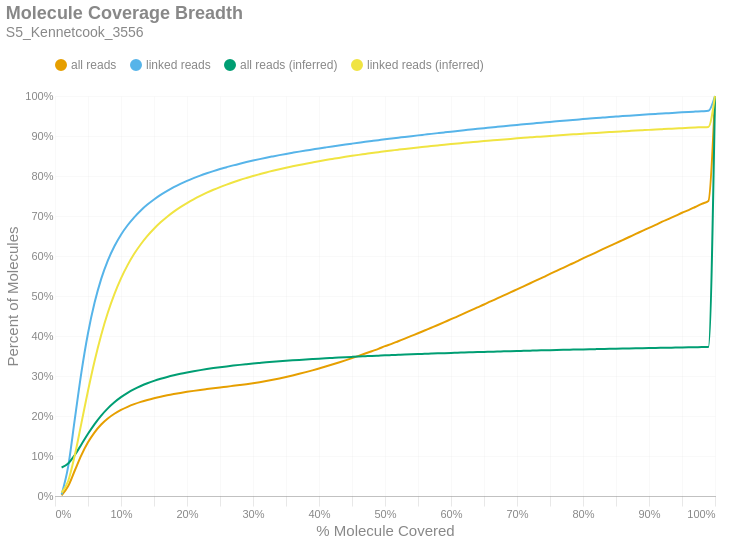

Here is the notebook cell this chart was saved with:
### Markdown cell above
### Molecule Read Coverage
This chart shows molecule coverage breadth as computed by the number of bases aligned to that molecule. In other words, "*how much of each unique long molecule is actually sequenced/aligned?*" Keep in mind there is a distinction between sequences and alignments, since some sequences belonging to a particular molecule may not align well and wouldn't appear in the alignment data. This chart also shows molecule coverage breadth as computed by the *inferred fragment* from which the aligned sequences originate. Unlike read coverage, this calculation takes into account the total insert size, including unsequenced gaps between the forward and reverse reads. Like the previous figures, these are cumulative percents.

### Code cell
if SKIPLR:
    print_html(f"Skipped")
else:
    binned_df = consolidated_hist(valids['coverage_bp'], mask, 0.01, True)
    binned_df_inf = consolidated_hist(valids['coverage_inserts'], mask, 0.01, True)
    binned_df = binned_df.with_columns(pl.lit(binned_df_inf['all reads (cumsum)']).alias('all reads (inferred)'))
    binned_df = binned_df.with_columns(pl.lit(binned_df_inf['linked reads (cumsum)']).alias('linked reads (inferred)'))
    binned_df = binned_df.with_columns(
        (pl.col('bin').cast(pl.Float64) + 0.01).alias('right_edge')
    )

    with SafeRender(binned_df):
        (
            density_plot(binned_df, 'Molecule Coverage Breadth', samplename, 'molcov', ['all reads (inferred)','linked reads (inferred)'])
            .encode(
                #x=alt.X('bin:Q', title="% Molecule Covered").axis(format = '%').scale(padding=0),
                x=alt.X('right_edge:Q', title="% Molecule Covered").axis(format='%').scale(padding=0),
                y=alt.Y('value:Q', title='Percent of Molecules')
                    .axis(format='%')
                    .stack(False)
                    .scale(domainMin=0, padding=0),
                color=alt.Color("key:N").scale(domain = ["all reads", "linked reads", "all reads (inferred)", "linked reads (inferred)"]),
                tooltip = [
                    alt.Tooltip("key:N", title = "Data Type"),
                    alt.Tooltip("range_label:N", title="% Molecule Covered"),
                    alt.Tooltip("value:Q", format = ".2%", title="% Molecules")
                ]
            )
        ).display()

### Figure 1 — Vega-Lite specification as saved in the notebook (floating-point values rounded to 4 significant figures)
{"width": "container", "height": 400, "config": {"title": {"anchor": "start", "dy": -15, "fontSize": 18, "color": "#888888", "subtitleColor": "#888888", "subtitleFontSize": 14}, "arc": {"fill": "#0072B2"}, "axis": {"domainColor": "#888888", "domainWidth": 0.5, "gridWidth": 0.2, "grid": false, "titleFontWeight": 400, "titleFontSize": 15, "labelFontSize": 11, "labelColor": "#888888", "tickColor": "#888888", "tickWidth": 0.2, "titleColor": "#888888"}, "axisBand": {"grid": false}, "axisX": {"grid": true, "tickSize": 10, "domainCap": "round"}, "axisY": {"domain": false, "grid": true, "tickSize": 0, "domainCap": "round"}, "background": "transparent", "header": {"labelFontSize": 15, "labelColor": "#888888", "titleFontSize": 15, "titleFontWeight": 600, "titleColor": "#888888"}, "legend": {"labelFont": "sans-serif", "labelFontSize": 12, "labelColor": "#888888", "symbolSize": 100, "symbolType": "circle", "titleFontSize": 12, "titlePadding": 10, "titleColor": "#888888", "title": null, "orient": "top"}, "range": {"category": ["#E69F00", "#56B4E9", "#009E73", "#F0E442", "#0072B2", "#D55E00", "#CC79A7", "#000000"], "diverging": ["#cfe8f3", "#a2d4ec", "#73bfe2", "#46abdb", "#1696d2", "#12719e"]}, "area": {"fill": "#0072B2", "fillOpacity": 0.7, "line": true, "strokeOpacity": 0.7}, "line": {"color": "#0072B2", "stroke": "#0072B2", "strokeWidth": 2}, "trail": {"color": "#0072B2", "stroke": "#0072B2", "strokeWidth": 0, "size": 1}, "point": {"filled": true, "fillOpacity": 1.0, "size": 95}, "text": {"color": "#888888", "fontSize": 11, "align": "right", "fontWeight": 400, "size": 11}, "bar": {"fill": "#0072B2", "stroke": null}, "view": {"stroke": null, "continuousWidth": 660, "continuousHeight": 400}}, "data": {"name": "data-be7d8dda25db86a254b80f36800e829c"}, "mark": {"type": "line", "interpolate": "monotone", "point": {"opacity": 0, "size": 275}}, "encoding": {"color": {"field": "key", "scale": {"domain": ["all reads", "linked reads", "all reads (inferred)", "linked reads (inferred)"]}, "type": "nominal"}, "tooltip": [{"field": "key", "title": "Data Type", "type": "nominal"}, {"field": "range_label", "title": "% Molecule Covered", "type": "nominal"}, {"field": "value", "format": ".2%", "title": "% Molecules", "type": "quantitative"}], "x": {"axis": {"format": "%"}, "field": "right_edge", "scale": {"padding": 0}, "title": "% Molecule Covered", "type": "quantitative"}, "y": {"axis": {"format": "%"}, "field": "value", "scale": {"domainMin": 0, "padding": 0}, "stack": false, "title": "Percent of Molecules", "type": "quantitative"}}, "params": [{"name": "param_c36ac31b6afebe62", "select": {"type": "point", "fields": ["key"]}, "bind": "legend"}], "title": {"text": "Molecule Coverage Breadth", "subtitle": "S5_Kennetcook_3556"}, "transform": [{"fold": ["all reads (cumsum)", "linked reads (cumsum)", "all reads (inferred)", "linked reads (inferred)"]}, {"calculate": "replace(datum.key, ' (cumsum)', '')", "as": "key"}, {"filter": {"param": "param_c36ac31b6afebe62"}}], "usermeta": {"embedOptions": {"downloadFileName": "S5_Kennetcook_3556.molcov"}}, "$schema": "https://vega.github.io/schema/vega-lite/v6.1.0.json", "datasets": {"data-be7d8dda25db86a254b80f36800e829c": [{"bin": "0.0", "interval": "0.0-0.01", "all reads": 0.001516, "linked reads": 0.003926, "all reads (cumsum)": 0.001516, "linked reads (cumsum)": 0.003926, "range_label": "0.0-0.01", "all reads (inferred)": 0.07129, "linked reads (inferred)": 0.008593, "right_edge": 0.01}, {"bin": "0.01", "interval": "0.01-0.02", "all reads": 0.0234, "linked reads": 0.07002, "all reads (cumsum)": 0.02491, "linked reads (cumsum)": 0.07394, "range_label": "0.01-0.02", "all reads (inferred)": 0.08126, "linked reads (inferred)": 0.0375, "right_edge": 0.02}, {"bin": "0.02", "interval": "0.02-0.03", "all reads": 0.03881, "linked reads": 0.118, "all reads (cumsum)": 0.06372, "linked reads (cumsum)": 0.192, "range_label": "0.02-0.03", "all reads (inferred)": 0.1026, "linked reads (inferred)": 0.1019, "right_edge": 0.03}, {"bin": "0.03", "interval": "0.03-0.04", "all reads": 0.03846, "linked reads": 0.1172, "all reads (cumsum)": 0.1022, "linked reads (cumsum)": 0.3092, "range_label": "0.03-0.04", "all reads (inferred)": 0.1289, "linked reads (inferred)": 0.1821, "right_edge": 0.04}, {"bin": "0.04", "interval": "0.04-0.05", "all reads": 0.03201, "linked reads": 0.09776, "all reads (cumsum)": 0.1342, "linked reads (cumsum)": 0.407, "range_label": "0.04-0.05", "all reads (inferred)": 0.1555, "linked reads (inferred)": 0.2632, "right_edge": 0.05}, {"bin": "0.05", "interval": "0.05-0.06", "all reads": 0.02509, "linked reads": 0.07652, "all reads (cumsum)": 0.1593, "linked reads (cumsum)": 0.4835, "range_label": "0.05-0.06", "all reads (inferred)": 0.1798, "linked reads (inferred)": 0.3377, "right_edge": 0.06}, {"bin": "0.06", "interval": "0.06-0.07", "all reads": 0.01948, "linked reads": 0.05937, "all reads (cumsum)": 0.1788, "linked reads (cumsum)": 0.5428, "range_label": "0.06-0.07", "all reads (inferred)": 0.201, "linked reads (inferred)": 0.4027, "right_edge": 0.07}, {"bin": "0.07", "interval": "0.07-0.08", "all reads": 0.015, "linked reads": 0.04569, "all reads (cumsum)": 0.1938, "linked reads (cumsum)": 0.5885, "range_label": "0.07-0.08", "all reads (inferred)": 0.2191, "linked reads (inferred)": 0.4581, "right_edge": 0.08}, {"bin": "0.08", "interval": "0.08-0.09", "all reads": 0.01181, "linked reads": 0.03586, "all reads (cumsum)": 0.2056, "linked reads (cumsum)": 0.6244, "range_label": "0.08-0.09", "all reads (inferred)": 0.2343, "linked reads (inferred)": 0.5047, "right_edge": 0.09}, {"bin": "0.09", "interval": "0.09-0.1", "all reads": 0.009553, "linked reads": 0.02892, "all reads (cumsum)": 0.2151, "linked reads (cumsum)": 0.6533, "range_label": "0.09-0.1", "all reads (inferred)": 0.2472, "linked reads (inferred)": 0.5441, "right_edge": 0.1}, {"bin": "0.1", "interval": "0.1-0.11", "all reads": 0.007798, "linked reads": 0.02353, "all reads (cumsum)": 0.2229, "linked reads (cumsum)": 0.6768, "range_label": "0.1-0.11", "all reads (inferred)": 0.258, "linked reads (inferred)": 0.5772, "right_edge": 0.11}, {"bin": "0.11", "interval": "0.11-0.12", "all reads": 0.006604, "linked reads": 0.0199, "all reads (cumsum)": 0.2295, "linked reads (cumsum)": 0.6967, "range_label": "0.11-0.12", "all reads (inferred)": 0.2672, "linked reads (inferred)": 0.6055, "right_edge": 0.12}, {"bin": "0.12", "interval": "0.12-0.13", "all reads": 0.005709, "linked reads": 0.01718, "all reads (cumsum)": 0.2352, "linked reads (cumsum)": 0.7139, "range_label": "0.12-0.13", "all reads (inferred)": 0.2751, "linked reads (inferred)": 0.6294, "right_edge": 0.13}, {"bin": "0.13", "interval": "0.13-0.14", "all reads": 0.004908, "linked reads": 0.01468, "all reads (cumsum)": 0.2402, "linked reads (cumsum)": 0.7286, "range_label": "0.13-0.14", "all reads (inferred)": 0.2819, "linked reads (inferred)": 0.6503, "right_edge": 0.14}, {"bin": "0.14", "interval": "0.14-0.15", "all reads": 0.004282, "linked reads": 0.01276, "all reads (cumsum)": 0.2444, "linked reads (cumsum)": 0.7414, "range_label": "0.14-0.15", "all reads (inferred)": 0.2878, "linked reads (inferred)": 0.6682, "right_edge": 0.15}, {"bin": "0.15", "interval": "0.15-0.16", "all reads": 0.003824, "linked reads": 0.01134, "all reads (cumsum)": 0.2483, "linked reads (cumsum)": 0.7527, "range_label": "0.15-0.16", "all reads (inferred)": 0.293, "linked reads (inferred)": 0.6841, "right_edge": 0.16}, {"bin": "0.16", "interval": "0.16-0.17", "all reads": 0.003444, "linked reads": 0.01014, "all reads (cumsum)": 0.2517, "linked reads (cumsum)": 0.7629, "range_label": "0.16-0.17", "all reads (inferred)": 0.2976, "linked reads (inferred)": 0.6982, "right_edge": 0.17}, {"bin": "0.17", "interval": "0.17-0.18", "all reads": 0.003118, "linked reads": 0.00906, "all reads (cumsum)": 0.2548, "linked reads (cumsum)": 0.7719, "range_label": "0.17-0.18", "all reads (inferred)": 0.3018, "linked reads (inferred)": 0.7109, "right_edge": 0.18}, {"bin": "0.18", "interval": "0.18-0.19", "all reads": 0.002869, "linked reads": 0.008249, "all reads (cumsum)": 0.2577, "linked reads (cumsum)": 0.7802, "range_label": "0.18-0.19", "all reads (inferred)": 0.3055, "linked reads (inferred)": 0.7222, "right_edge": 0.19}, {"bin": "0.19", "interval": "0.19-0.2", "all reads": 0.002672, "linked reads": 0.007553, "all reads (cumsum)": 0.2604, "linked reads (cumsum)": 0.7877, "range_label": "0.19-0.2", "all reads (inferred)": 0.3088, "linked reads (inferred)": 0.7323, "right_edge": 0.2}, {"bin": "0.2", "interval": "0.2-0.21", "all reads": 0.002454, "linked reads": 0.006873, "all reads (cumsum)": 0.2628, "linked reads (cumsum)": 0.7946, "range_label": "0.2-0.21", "all reads (inferred)": 0.3119, "linked reads (inferred)": 0.7417, "right_edge": 0.21}, {"bin": "0.21", "interval": "0.21-0.22", "all reads": 0.002319, "linked reads": 0.00632, "all reads (cumsum)": 0.2651, "linked reads (cumsum)": 0.8009, "range_label": "0.21-0.22", "all reads (inferred)": 0.3147, "linked reads (inferred)": 0.7502, "right_edge": 0.22}, {"bin": "0.22", "interval": "0.22-0.23", "all reads": 0.002179, "linked reads": 0.005822, "all reads (cumsum)": 0.2673, "linked reads (cumsum)": 0.8067, "range_label": "0.22-0.23", "all reads (inferred)": 0.3174, "linked reads (inferred)": 0.7583, "right_edge": 0.23}, {"bin": "0.23", "interval": "0.23-0.24", "all reads": 0.00213, "linked reads": 0.005533, "all reads (cumsum)": 0.2694, "linked reads (cumsum)": 0.8123, "range_label": "0.23-0.24", "all reads (inferred)": 0.3198, "linked reads (inferred)": 0.7656, "right_edge": 0.24}, {"bin": "0.24", "interval": "0.24-0.25", "all reads": 0.002038, "linked reads": 0.005159, "all reads (cumsum)": 0.2715, "linked reads (cumsum)": 0.8174, "range_label": "0.24-0.25", "all reads (inferred)": 0.322, "linked reads (inferred)": 0.7723, "right_edge": 0.25}, {"bin": "0.25", "interval": "0.25-0.26", "all reads": 0.001893, "linked reads": 0.004625, "all reads (cumsum)": 0.2734, "linked reads (cumsum)": 0.822, "range_label": "0.25-0.26", "all reads (inferred)": 0.324, "linked reads (inferred)": 0.7786, "right_edge": 0.26}, {"bin": "0.26", "interval": "0.26-0.27", "all reads": 0.001973, "linked reads": 0.004578, "all reads (cumsum)": 0.2753, "linked reads (cumsum)": 0.8266, "range_label": "0.26-0.27", "all reads (inferred)": 0.326, "linked reads (inferred)": 0.7844, "right_edge": 0.27}, {"bin": "0.27", "interval": "0.27-0.28", "all reads": 0.001975, "linked reads": 0.004229, "all reads (cumsum)": 0.2773, "linked reads (cumsum)": 0.8309, "range_label": "0.27-0.28", "all reads (inferred)": 0.3278, "linked reads (inferred)": 0.79, "right_edge": 0.28}, {"bin": "0.28", "interval": "0.28-0.29", "all reads": 0.002101, "linked reads": 0.003959, "all reads (cumsum)": 0.2794, "linked reads (cumsum)": 0.8348, "range_label": "0.28-0.29", "all reads (inferred)": 0.3295, "linked reads (inferred)": 0.7951, "right_edge": 0.29}, {"bin": "0.29", "interval": "0.29-0.3", "all reads": 0.002367, "linked reads": 0.003772, "all reads (cumsum)": 0.2818, "linked reads (cumsum)": 0.8386, "range_label": "0.29-0.3", "all reads (inferred)": 0.3311, "linked reads (inferred)": 0.7999, "right_edge": 0.3}, {"bin": "0.3", "interval": "0.3-0.31", "all reads": 0.002629, "linked reads": 0.003654, "all reads (cumsum)": 0.2844, "linked reads (cumsum)": 0.8422, "range_label": "0.3-0.31", "all reads (inferred)": 0.3326, "linked reads (inferred)": 0.8045, "right_edge": 0.31}, {"bin": "0.31", "interval": "0.31-0.32", "all reads": 0.002899, "linked reads": 0.003489, "all reads (cumsum)": 0.2873, "linked reads (cumsum)": 0.8457, "range_label": "0.31-0.32", "all reads (inferred)": 0.3341, "linked reads (inferred)": 0.809, "right_edge": 0.32}, {"bin": "0.32", "interval": "0.32-0.33", "all reads": 0.003156, "linked reads": 0.003275, "all reads (cumsum)": 0.2905, "linked reads (cumsum)": 0.849, "range_label": "0.32-0.33", "all reads (inferred)": 0.3354, "linked reads (inferred)": 0.8131, "right_edge": 0.33}, {"bin": "0.33", "interval": "0.33-0.34", "all reads": 0.003384, "linked reads": 0.003202, "all reads (cumsum)": 0.2939, "linked reads (cumsum)": 0.8522, "range_label": "0.33-0.34", "all reads (inferred)": 0.3367, "linked reads (inferred)": 0.817, "right_edge": 0.34}, {"bin": "0.34", "interval": "0.34-0.35", "all reads": 0.003605, "linked reads": 0.003057, "all reads (cumsum)": 0.2975, "linked reads (cumsum)": 0.8553, "range_label": "0.34-0.35", "all reads (inferred)": 0.3379, "linked reads (inferred)": 0.8207, "right_edge": 0.35}, {"bin": "0.35", "interval": "0.35-0.36", "all reads": 0.003874, "linked reads": 0.002877, "all reads (cumsum)": 0.3013, "linked reads (cumsum)": 0.8581, "range_label": "0.35-0.36", "all reads (inferred)": 0.3391, "linked reads (inferred)": 0.8242, "right_edge": 0.36}, {"bin": "0.36", "interval": "0.36-0.37", "all reads": 0.004063, "linked reads": 0.002829, "all reads (cumsum)": 0.3054, "linked reads (cumsum)": 0.861, "range_label": "0.36-0.37", "all reads (inferred)": 0.3402, "linked reads (inferred)": 0.8276, "right_edge": 0.37}, {"bin": "0.37", "interval": "0.37-0.38", "all reads": 0.004255, "linked reads": 0.002699, "all reads (cumsum)": 0.3097, "linked reads (cumsum)": 0.8637, "range_label": "0.37-0.38", "all reads (inferred)": 0.3413, "linked reads (inferred)": 0.8308, "right_edge": 0.38}, {"bin": "0.38", "interval": "0.38-0.39", "all reads": 0.004419, "linked reads": 0.002608, "all reads (cumsum)": 0.3141, "linked reads (cumsum)": 0.8663, "range_label": "0.38-0.39", "all reads (inferred)": 0.3423, "linked reads (inferred)": 0.8339, "right_edge": 0.39}, {"bin": "0.39", "interval": "0.39-0.4", "all reads": 0.004745, "linked reads": 0.002629, "all reads (cumsum)": 0.3188, "linked reads (cumsum)": 0.8689, "range_label": "0.39-0.4", "all reads (inferred)": 0.3434, "linked reads (inferred)": 0.837, "right_edge": 0.4}, {"bin": "0.4", "interval": "0.4-0.41", "all reads": 0.004803, "linked reads": 0.002528, "all reads (cumsum)": 0.3236, "linked reads (cumsum)": 0.8714, "range_label": "0.4-0.41", "all reads (inferred)": 0.3443, "linked reads (inferred)": 0.8399, "right_edge": 0.41}, {"bin": "0.41", "interval": "0.41-0.42", "all reads": 0.005053, "linked reads": 0.002485, "all reads (cumsum)": 0.3287, "linked reads (cumsum)": 0.8739, "range_label": "0.41-0.42", "all reads (inferred)": 0.3452, "linked reads (inferred)": 0.8426, "right_edge": 0.42}, {"bin": "0.42", "interval": "0.42-0.43", "all reads": 0.005188, "linked reads": 0.002395, "all reads (cumsum)": 0.3339, "linked reads (cumsum)": 0.8763, "range_label": "0.42-0.43", "all reads (inferred)": 0.3461, "linked reads (inferred)": 0.8452, "right_edge": 0.43}, {"bin": "0.43", "interval": "0.43-0.44", "all reads": 0.005295, "linked reads": 0.002343, "all reads (cumsum)": 0.3392, "linked reads (cumsum)": 0.8787, "range_label": "0.43-0.44", "all reads (inferred)": 0.347, "linked reads (inferred)": 0.8479, "right_edge": 0.44}, {"bin": "0.44", "interval": "0.44-0.45", "all reads": 0.005477, "linked reads": 0.002292, "all reads (cumsum)": 0.3446, "linked reads (cumsum)": 0.8809, "range_label": "0.44-0.45", "all reads (inferred)": 0.3478, "linked reads (inferred)": 0.8504, "right_edge": 0.45}, {"bin": "0.45", "interval": "0.45-0.46", "all reads": 0.005668, "linked reads": 0.002267, "all reads (cumsum)": 0.3503, "linked reads (cumsum)": 0.8832, "range_label": "0.45-0.46", "all reads (inferred)": 0.3486, "linked reads (inferred)": 0.8528, "right_edge": 0.46}, {"bin": "0.46", "interval": "0.46-0.47", "all reads": 0.005802, "linked reads": 0.002253, "all reads (cumsum)": 0.3561, "linked reads (cumsum)": 0.8855, "range_label": "0.46-0.47", "all reads (inferred)": 0.3494, "linked reads (inferred)": 0.8551, "right_edge": 0.47}, {"bin": "0.47", "interval": "0.47-0.48", "all reads": 0.005899, "linked reads": 0.002085, "all reads (cumsum)": 0.362, "linked reads (cumsum)": 0.8876, "range_label": "0.47-0.48", "all reads (inferred)": 0.3502, "linked reads (inferred)": 0.8574, "right_edge": 0.48}, {"bin": "0.48", "interval": "0.48-0.49", "all reads": 0.00584, "linked reads": 0.002095, "all reads (cumsum)": 0.3678, "linked reads (cumsum)": 0.8896, "range_label": "0.48-0.49", "all reads (inferred)": 0.3509, "linked reads (inferred)": 0.8596, "right_edge": 0.49}, {"bin": "0.49", "interval": "0.49-0.5", "all reads": 0.006697, "linked reads": 0.002126, "all reads (cumsum)": 0.3745, "linked reads (cumsum)": 0.8918, "range_label": "0.49-0.5", "all reads (inferred)": 0.3516, "linked reads (inferred)": 0.8618, "right_edge": 0.5}, {"bin": "0.5", "interval": "0.5-0.51", "all reads": 0.005767, "linked reads": 0.001944, "all reads (cumsum)": 0.3803, "linked reads (cumsum)": 0.8937, "range_label": "0.5-0.51", "all reads (inferred)": 0.3523, "linked reads (inferred)": 0.8638, "right_edge": 0.51}, {"bin": "0.51", "interval": "0.51-0.52", "all reads": 0.006599, "linked reads": 0.001974, "all reads (cumsum)": 0.3869, "linked reads (cumsum)": 0.8957, "range_label": "0.51-0.52", "all reads (inferred)": 0.353, "linked reads (inferred)": 0.8658, "right_edge": 0.52}, {"bin": "0.52", "interval": "0.52-0.53", "all reads": 0.00654, "linked reads": 0.002016, "all reads (cumsum)": 0.3935, "linked reads (cumsum)": 0.8977, "range_label": "0.52-0.53", "all reads (inferred)": 0.3536, "linked reads (inferred)": 0.8678, "right_edge": 0.53}, {"bin": "0.53", "interval": "0.53-0.54", "all reads": 0.006713, "linked reads": 0.001938, "all reads (cumsum)": 0.4002, "linked reads (cumsum)": 0.8996, "range_label": "0.53-0.54", "all reads (inferred)": 0.3543, "linked reads (inferred)": 0.8697, "right_edge": 0.54}, {"bin": "0.54", "interval": "0.54-0.55", "all reads": 0.00661, "linked reads": 0.001905, "all reads (cumsum)": 0.4068, "linked reads (cumsum)": 0.9016, "range_label": "0.54-0.55", "all reads (inferred)": 0.3549, "linked reads (inferred)": 0.8714, "right_edge": 0.55}, {"bin": "0.55", "interval": "0.55-0.56", "all reads": 0.006937, "linked reads": 0.001884, "all reads (cumsum)": 0.4137, "linked reads (cumsum)": 0.9034, "range_label": "0.55-0.56", "all reads (inferred)": 0.3554, "linked reads (inferred)": 0.8731, "right_edge": 0.56}, {"bin": "0.56", "interval": "0.56-0.57", "all reads": 0.006921, "linked reads": 0.001887, "all reads (cumsum)": 0.4206, "linked reads (cumsum)": 0.9053, "range_label": "0.56-0.57", "all reads (inferred)": 0.356, "linked reads (inferred)": 0.8749, "right_edge": 0.57}, {"bin": "0.57", "interval": "0.57-0.58", "all reads": 0.006964, "linked reads": 0.001865, "all reads (cumsum)": 0.4276, "linked reads (cumsum)": 0.9072, "range_label": "0.57-0.58", "all reads (inferred)": 0.3566, "linked reads (inferred)": 0.8765, "right_edge": 0.58}, {"bin": "0.58", "interval": "0.58-0.59", "all reads": 0.007137, "linked reads": 0.001856, "all reads (cumsum)": 0.4347, "linked reads (cumsum)": 0.909, "range_label": "0.58-0.59", "all reads (inferred)": 0.3571, "linked reads (inferred)": 0.8782, "right_edge": 0.59}, {"bin": "0.59", "interval": "0.59-0.6", "all reads": 0.007345, "linked reads": 0.001829, "all reads (cumsum)": 0.4421, "linked reads (cumsum)": 0.9109, "range_label": "0.59-0.6", "all reads (inferred)": 0.3577, "linked reads (inferred)": 0.8798, "right_edge": 0.6}, {"bin": "0.6", "interval": "0.6-0.61", "all reads": 0.00706, "linked reads": 0.001767, "all reads (cumsum)": 0.4491, "linked reads (cumsum)": 0.9126, "range_label": "0.6-0.61", "all reads (inferred)": 0.3582, "linked reads (inferred)": 0.8813, "right_edge": 0.61}, {"bin": "0.61", "interval": "0.61-0.62", "all reads": 0.007492, "linked reads": 0.001765, "all reads (cumsum)": 0.4566, "linked reads (cumsum)": 0.9144, "range_label": "0.61-0.62", "all reads (inferred)": 0.3587, "linked reads (inferred)": 0.8829, "right_edge": 0.62}, {"bin": "0.62", "interval": "0.62-0.63", "all reads": 0.00735, "linked reads": 0.001728, "all reads (cumsum)": 0.464, "linked reads (cumsum)": 0.9161, "range_label": "0.62-0.63", "all reads (inferred)": 0.3592, "linked reads (inferred)": 0.8844, "right_edge": 0.63}, {"bin": "0.63", "interval": "0.63-0.64", "all reads": 0.007408, "linked reads": 0.001753, "all reads (cumsum)": 0.4714, "linked reads (cumsum)": 0.9179, "range_label": "0.63-0.64", "all reads (inferred)": 0.3597, "linked reads (inferred)": 0.8859, "right_edge": 0.64}, {"bin": "0.64", "interval": "0.64-0.65", "all reads": 0.007364, "linked reads": 0.001617, "all reads (cumsum)": 0.4788, "linked reads (cumsum)": 0.9195, "range_label": "0.64-0.65", "all reads (inferred)": 0.3602, "linked reads (inferred)": 0.8873, "right_edge": 0.65}, {"bin": "0.65", "interval": "0.65-0.66", "all reads": 0.007716, "linked reads": 0.001778, "all reads (cumsum)": 0.4865, "linked reads (cumsum)": 0.9213, "range_label": "0.65-0.66", "all reads (inferred)": 0.3607, "linked reads (inferred)": 0.8887, "right_edge": 0.66}, {"bin": "0.66", "interval": "0.66-0.67", "all reads": 0.007421, "linked reads": 0.001677, "all reads (cumsum)": 0.4939, "linked reads (cumsum)": 0.923, "range_label": "0.66-0.67", "all reads (inferred)": 0.3612, "linked reads (inferred)": 0.8901, "right_edge": 0.67}, {"bin": "0.67", "interval": "0.67-0.68", "all reads": 0.007592, "linked reads": 0.001648, "all reads (cumsum)": 0.5015, "linked reads (cumsum)": 0.9246, "range_label": "0.67-0.68", "all reads (inferred)": 0.3616, "linked reads (inferred)": 0.8914, "right_edge": 0.68}, {"bin": "0.68", "interval": "0.68-0.69", "all reads": 0.007445, "linked reads": 0.001613, "all reads (cumsum)": 0.5089, "linked reads (cumsum)": 0.9262, "range_label": "0.68-0.69", "all reads (inferred)": 0.3621, "linked reads (inferred)": 0.8928, "right_edge": 0.69}, {"bin": "0.69", "interval": "0.69-0.7", "all reads": 0.00773, "linked reads": 0.001565, "all reads (cumsum)": 0.5167, "linked reads (cumsum)": 0.9278, "range_label": "0.69-0.7", "all reads (inferred)": 0.3625, "linked reads (inferred)": 0.8941, "right_edge": 0.7}, {"bin": "0.7", "interval": "0.7-0.71", "all reads": 0.007554, "linked reads": 0.001463, "all reads (cumsum)": 0.5242, "linked reads (cumsum)": 0.9292, "range_label": "0.7-0.71", "all reads (inferred)": 0.363, "linked reads (inferred)": 0.8953, "right_edge": 0.71}, {"bin": "0.71", "interval": "0.71-0.72", "all reads": 0.007625, "linked reads": 0.001505, "all reads (cumsum)": 0.5318, "linked reads (cumsum)": 0.9308, "range_label": "0.71-0.72", "all reads (inferred)": 0.3634, "linked reads (inferred)": 0.8966, "right_edge": 0.72}, {"bin": "0.72", "interval": "0.72-0.73", "all reads": 0.007787, "linked reads": 0.001542, "all reads (cumsum)": 0.5396, "linked reads (cumsum)": 0.9323, "range_label": "0.72-0.73", "all reads (inferred)": 0.3638, "linked reads (inferred)": 0.8978, "right_edge": 0.73}, {"bin": "0.73", "interval": "0.73-0.74", "all reads": 0.007637, "linked reads": 0.001483, "all reads (cumsum)": 0.5473, "linked reads (cumsum)": 0.9338, "range_label": "0.73-0.74", "all reads (inferred)": 0.3642, "linked reads (inferred)": 0.899, "right_edge": 0.74}, {"bin": "0.74", "interval": "0.74-0.75", "all reads": 0.008048, "linked reads": 0.001484, "all reads (cumsum)": 0.5553, "linked reads (cumsum)": 0.9353, "range_label": "0.74-0.75", "all reads (inferred)": 0.3646, "linked reads (inferred)": 0.9002, "right_edge": 0.75}, {"bin": "0.75", "interval": "0.75-0.76", "all reads": 0.00749, "linked reads": 0.001346, "all reads (cumsum)": 0.5628, "linked reads (cumsum)": 0.9366, "range_label": "0.75-0.76", "all reads (inferred)": 0.365, "linked reads (inferred)": 0.9014, "right_edge": 0.76}, {"bin": "0.76", "interval": "0.76-0.77", "all reads": 0.007725, "linked reads": 0.001375, "all reads (cumsum)": 0.5705, "linked reads (cumsum)": 0.938, "range_label": "0.76-0.77", "all reads (inferred)": 0.3654, "linked reads (inferred)": 0.9025, "right_edge": 0.77}, {"bin": "0.77", "interval": "0.77-0.78", "all reads": 0.007688, "linked reads": 0.001419, "all reads (cumsum)": 0.5782, "linked reads (cumsum)": 0.9394, "range_label": "0.77-0.78", "all reads (inferred)": 0.3658, "linked reads (inferred)": 0.9035, "right_edge": 0.78}, {"bin": "0.78", "interval": "0.78-0.79", "all reads": 0.007708, "linked reads": 0.001392, "all reads (cumsum)": 0.5859, "linked reads (cumsum)": 0.9408, "range_label": "0.78-0.79", "all reads (inferred)": 0.3661, "linked reads (inferred)": 0.9046, "right_edge": 0.79}, {"bin": "0.79", "interval": "0.79-0.8", "all reads": 0.00813, "linked reads": 0.001441, "all reads (cumsum)": 0.594, "linked reads (cumsum)": 0.9422, "range_label": "0.79-0.8", "all reads (inferred)": 0.3665, "linked reads (inferred)": 0.9057, "right_edge": 0.8}, {"bin": "0.8", "interval": "0.8-0.81", "all reads": 0.007441, "linked reads": 0.001267, "all reads (cumsum)": 0.6015, "linked reads (cumsum)": 0.9435, "range_label": "0.8-0.81", "all reads (inferred)": 0.3669, "linked reads (inferred)": 0.9067, "right_edge": 0.81}, {"bin": "0.81", "interval": "0.81-0.82", "all reads": 0.007752, "linked reads": 0.001314, "all reads (cumsum)": 0.6092, "linked reads (cumsum)": 0.9448, "range_label": "0.81-0.82", "all reads (inferred)": 0.3672, "linked reads (inferred)": 0.9077, "right_edge": 0.82}, {"bin": "0.82", "interval": "0.82-0.83", "all reads": 0.007767, "linked reads": 0.001259, "all reads (cumsum)": 0.617, "linked reads (cumsum)": 0.9461, "range_label": "0.82-0.83", "all reads (inferred)": 0.3675, "linked reads (inferred)": 0.9087, "right_edge": 0.83}, {"bin": "0.83", "interval": "0.83-0.84", "all reads": 0.007665, "linked reads": 0.001257, "all reads (cumsum)": 0.6247, "linked reads (cumsum)": 0.9473, "range_label": "0.83-0.84", "all reads (inferred)": 0.3679, "linked reads (inferred)": 0.9097, "right_edge": 0.84}, {"bin": "0.84", "interval": "0.84-0.85", "all reads": 0.007575, "linked reads": 0.001197, "all reads (cumsum)": 0.6322, "linked reads (cumsum)": 0.9485, "range_label": "0.84-0.85", "all reads (inferred)": 0.3682, "linked reads (inferred)": 0.9107, "right_edge": 0.85}, {"bin": "0.85", "interval": "0.85-0.86", "all reads": 0.007655, "linked reads": 0.001204, "all reads (cumsum)": 0.6399, "linked reads (cumsum)": 0.9497, "range_label": "0.85-0.86", "all reads (inferred)": 0.3686, "linked reads (inferred)": 0.9116, "right_edge": 0.86}, {"bin": "0.86", "interval": "0.86-0.87", "all reads": 0.007601, "linked reads": 0.00114, "all reads (cumsum)": 0.6475, "linked reads (cumsum)": 0.9509, "range_label": "0.86-0.87", "all reads (inferred)": 0.3689, "linked reads (inferred)": 0.9126, "right_edge": 0.87}, {"bin": "0.87", "interval": "0.87-0.88", "all reads": 0.007728, "linked reads": 0.001114, "all reads (cumsum)": 0.6552, "linked reads (cumsum)": 0.952, "range_label": "0.87-0.88", "all reads (inferred)": 0.3692, "linked reads (inferred)": 0.9136, "right_edge": 0.88}, {"bin": "0.88", "interval": "0.88-0.89", "all reads": 0.007542, "linked reads": 0.00105, "all reads (cumsum)": 0.6628, "linked reads (cumsum)": 0.953, "range_label": "0.88-0.89", "all reads (inferred)": 0.3695, "linked reads (inferred)": 0.9144, "right_edge": 0.89}, {"bin": "0.89", "interval": "0.89-0.9", "all reads": 0.007649, "linked reads": 0.001085, "all reads (cumsum)": 0.6704, "linked reads (cumsum)": 0.9541, "range_label": "0.89-0.9", "all reads (inferred)": 0.3698, "linked reads (inferred)": 0.9153, "right_edge": 0.9}, {"bin": "0.9", "interval": "0.9-0.91", "all reads": 0.00718, "linked reads": 0.001051, "all reads (cumsum)": 0.6776, "linked reads (cumsum)": 0.9552, "range_label": "0.9-0.91", "all reads (inferred)": 0.3701, "linked reads (inferred)": 0.9162, "right_edge": 0.91}, {"bin": "0.91", "interval": "0.91-0.92", "all reads": 0.008178, "linked reads": 0.001044, "all reads (cumsum)": 0.6858, "linked reads (cumsum)": 0.9562, "range_label": "0.91-0.92", "all reads (inferred)": 0.3704, "linked reads (inferred)": 0.917, "right_edge": 0.92}, {"bin": "0.92", "interval": "0.92-0.93", "all reads": 0.006872, "linked reads": 0.0009654, "all reads (cumsum)": 0.6927, "linked reads (cumsum)": 0.9572, "range_label": "0.92-0.93", "all reads (inferred)": 0.3707, "linked reads (inferred)": 0.9179, "right_edge": 0.93}, {"bin": "0.93", "interval": "0.93-0.94", "all reads": 0.007497, "linked reads": 0.0009932, "all reads (cumsum)": 0.7002, "linked reads (cumsum)": 0.9582, "range_label": "0.93-0.94", "all reads (inferred)": 0.371, "linked reads (inferred)": 0.9187, "right_edge": 0.94}, {"bin": "0.94", "interval": "0.94-0.95", "all reads": 0.008042, "linked reads": 0.001008, "all reads (cumsum)": 0.7082, "linked reads (cumsum)": 0.9592, "range_label": "0.94-0.95", "all reads (inferred)": 0.3713, "linked reads (inferred)": 0.9195, "right_edge": 0.95}, {"bin": "0.95", "interval": "0.95-0.96", "all reads": 0.006651, "linked reads": 0.0009489, "all reads (cumsum)": 0.7148, "linked reads (cumsum)": 0.9601, "range_label": "0.95-0.96", "all reads (inferred)": 0.3716, "linked reads (inferred)": 0.9204, "right_edge": 0.96}, {"bin": "0.96", "interval": "0.96-0.97", "all reads": 0.007722, "linked reads": 0.0008797, "all reads (cumsum)": 0.7226, "linked reads (cumsum)": 0.961, "range_label": "0.96-0.97", "all reads (inferred)": 0.3719, "linked reads (inferred)": 0.9212, "right_edge": 0.97}, {"bin": "0.97", "interval": "0.97-0.98", "all reads": 0.007777, "linked reads": 0.0008669, "all reads (cumsum)": 0.7303, "linked reads (cumsum)": 0.9619, "range_label": "0.97-0.98", "all reads (inferred)": 0.3722, "linked reads (inferred)": 0.9219, "right_edge": 0.98}, {"bin": "0.98", "interval": "0.98-0.99", "all reads": 0.007063, "linked reads": 0.0009549, "all reads (cumsum)": 0.7374, "linked reads (cumsum)": 0.9628, "range_label": "0.98-0.99", "all reads (inferred)": 0.3726, "linked reads (inferred)": 0.9228, "right_edge": 0.99}, {"bin": "0.99", "interval": "0.99-1.0", "all reads": 0.2626, "linked reads": 0.03717, "all reads (cumsum)": 1.0, "linked reads (cumsum)": 1.0, "range_label": "0.99-1.0", "all reads (inferred)": 1.0, "linked reads (inferred)": 1.0, "right_edge": 1.0}]}}
